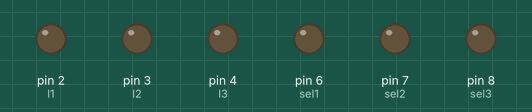
A sketch run on a simulated Arduino Uno, built with avr-gcc and run on an emulated ATmega328P. On the bench: output pins drawn as LEDs (lit = HIGH).

Above: at 0.02 s.
At 0.87 s:
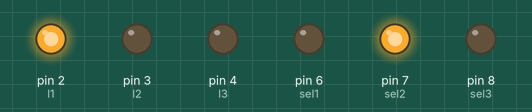
At 1.82 s:
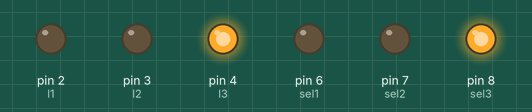
At 3.67 s:
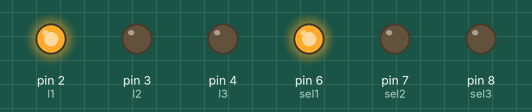
At 5.47 s:
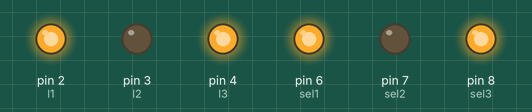
At 7.32 s:
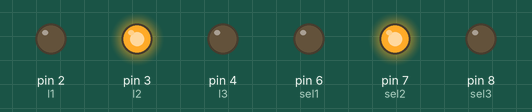
Timing chart, 0 to 7.6 s (numbered marks = the images above):
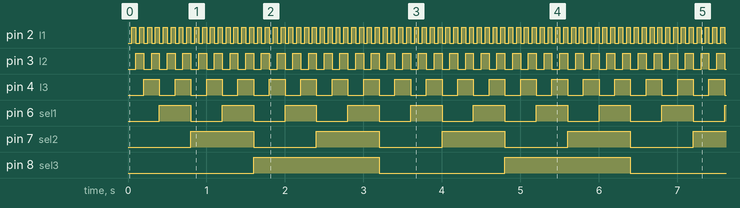

Measured:
- by itself, pin 2 (l1): alternates HIGH for 0.05 s and LOW for 0.05 s
- by itself, pin 3 (l2): alternates HIGH for 0.10 s and LOW for 0.10 s
- by itself, pin 4 (l3): alternates HIGH for 0.20 s and LOW for 0.20 s
- by itself, pin 6 (sel1): alternates HIGH for 0.40 s and LOW for 0.40 s
- by itself, pin 7 (sel2): alternates HIGH for 0.80 s and LOW for 0.80 s
- by itself, pin 8 (sel3): alternates HIGH for 1.6 s and LOW for 1.6 s

The sketch:

TestaAcendeLed.ino
```cpp
const int sel1= 6;
const int sel2= 7;
const int sel3= 8;
const int l1 = 2;
const int l2 = 3;
const int l3 = 4;

void select(int s){
  if (s==0){
    digitalWrite(sel1,LOW);
    digitalWrite(sel2,LOW);
    digitalWrite(sel3,LOW);

  }
  else if (s==1){
    digitalWrite(sel1,HIGH);
    digitalWrite(sel2,LOW);
    digitalWrite(sel3,LOW);
  }
  else if (s==2){
    digitalWrite(sel1,LOW);
    digitalWrite(sel2,HIGH);
    digitalWrite(sel3,LOW);
  }
  else if (s==3){
    digitalWrite(sel1,HIGH);
    digitalWrite(sel2,HIGH);
    digitalWrite(sel3,LOW);
  }
  else if (s==4){
    digitalWrite(sel1,LOW);
    digitalWrite(sel2,LOW);
    digitalWrite(sel3,HIGH);
  }
  else if (s==5){
    digitalWrite(sel1,HIGH);
    digitalWrite(sel2,LOW);
    digitalWrite(sel3,HIGH);
  }
  else if (s==6){
    digitalWrite(sel1,LOW);
    digitalWrite(sel2,HIGH);
    digitalWrite(sel3,HIGH);
  }
  else if (s==7){
    digitalWrite(sel1,HIGH);
    digitalWrite(sel2,HIGH);
    digitalWrite(sel3,HIGH);
  }
}

void select2(int s){
  if (s==0){
    digitalWrite(l1,LOW);
    digitalWrite(l2,LOW);
    digitalWrite(l3,LOW);
  }
  else if (s==1){
    digitalWrite(l1,HIGH);
    digitalWrite(l2,LOW);
    digitalWrite(l3,LOW);
  }
  else if (s==2){
    digitalWrite(l1,LOW);
    digitalWrite(l2,HIGH);
    digitalWrite(l3,LOW);
  }
  else if (s==3){
    digitalWrite(l1,HIGH);
    digitalWrite(l2,HIGH);
    digitalWrite(l3,LOW);
  }
  else if (s==4){
    digitalWrite(l1,LOW);
    digitalWrite(l2,LOW);
    digitalWrite(l3,HIGH);
  }
  else if (s==5){
    digitalWrite(l1,HIGH);
    digitalWrite(l2,LOW);
    digitalWrite(l3,HIGH);
  }
  else if (s==6){
    digitalWrite(l1,LOW);
    digitalWrite(l2,HIGH);
    digitalWrite(l3,HIGH);
  }
  else if (s==7){
    digitalWrite(l1,HIGH);
    digitalWrite(l2,HIGH);
    digitalWrite(l3,HIGH);
  }
}


void setup(){
  pinMode(sel1, OUTPUT);
  pinMode(sel2, OUTPUT);
  pinMode(sel3, OUTPUT);
  pinMode(l1, OUTPUT);
  pinMode(l2, OUTPUT);
  pinMode(l3, OUTPUT);
}

void loop(){
  for(int i=0; i<8; i++){
    select(i);
    for(int j=0; j<8; j++){
     select2(j);
     delay(50);
    }
  }
}
```
